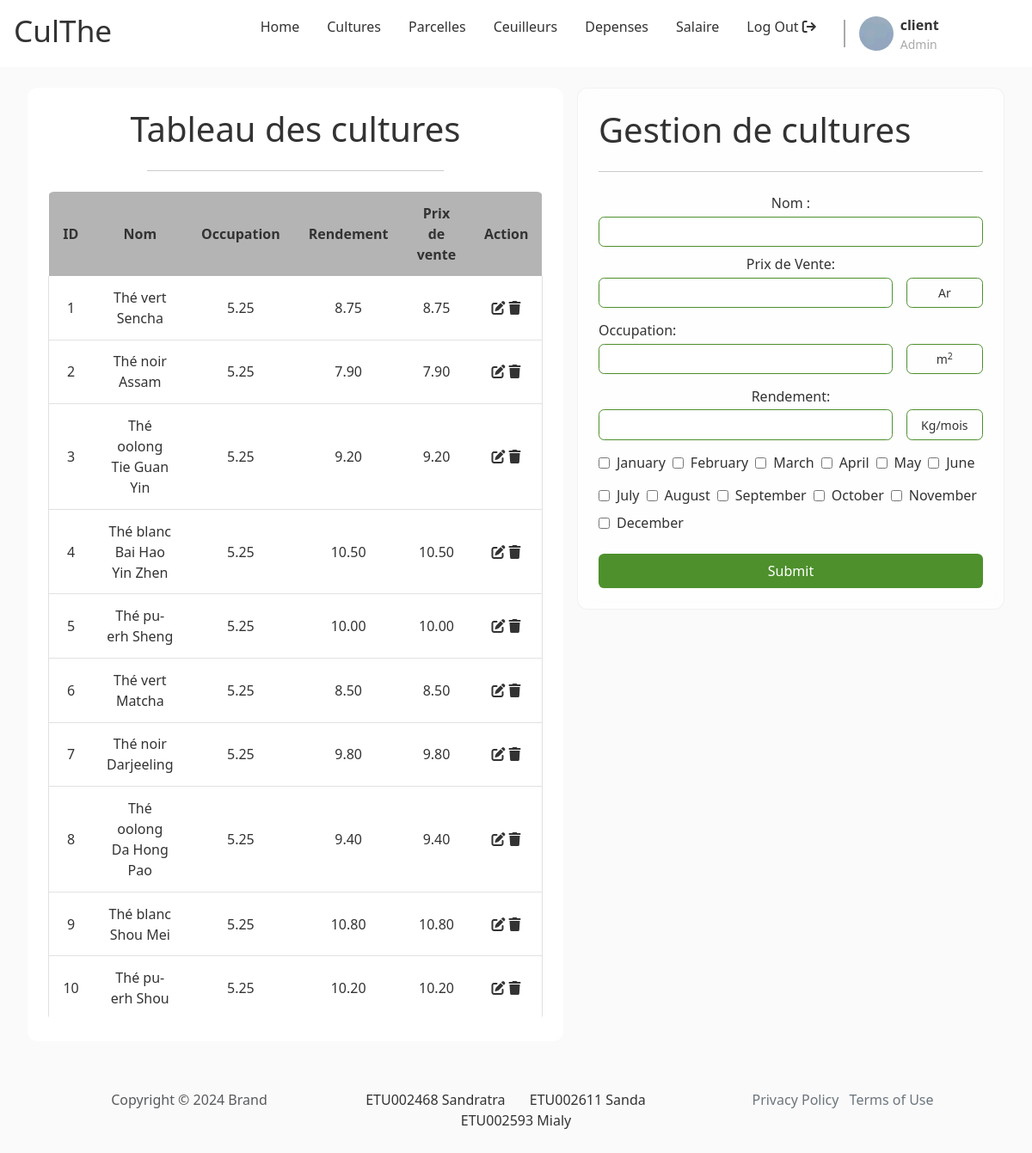
The app's page /pages/admin/main.php?page=the (signed in) with its own data.
### tables this page shows
CREATE TABLE culthe_variete_the(
    id INT PRIMARY KEY AUTO_INCREMENT,
    nom VARCHAR(50) NOT NULL,
    occupation DECIMAL(10,2) NOT NULL,
    rendement DECIMAL(10,2) NOT NULL,
    CHECK(occupation > 0 AND rendement > 0)
);

### inc/connexion.php (called while the page is built)
<?php
    function dbconnect(){
        static $connect = null;
        if ($connect===null) {
            $connect = mysqli_connect('localhost','Sanda','DashDashGo2K23!!','culthe');
        }
        return $connect;
    }

### inc/admin/function_variete_the.php (called while the page is built, shortened)
<?php
    function get_all_variete_the(){
        $request = "SELECT * FROM culthe_variete_the";
        $temp = mysqli_query(dbconnect(),$request);
        $result = [];
        while($donne = mysqli_fetch_array($temp)){
            $result[] = $donne;
        }
        return $result;
    }
?>

### pages/admin/the.php (the view, shortened to what this page needs)
<?php
    $list_variete_the = get_all_variete_the();
    $months = array("January", "February", "March", "April", "May", "June", "July", "August", "September", "October", "November", "December");
?>
<div class="body double-col">
        <section class="left">
            <h1 class="section__title">Tableau des cultures</h1>
            <hr class="section__sep">
            <div class="section__content">
                <table id="table">
                    <tr>
                        <th class="id number">ID</th>
                        <th class="name">Nom</th>
                        <th class="occupation">Occupation</th>
                        <th class="rendement">Rendement</th>
                        <th class="rendement">Prix de vente</th>
                        <th>Action</th>
                    </tr>
                    <?php for($i=0; $i<count($list_variete_the); $i++){ ?>
                    <tr>
                        <td class="id number"><?php echo($list_variete_the[$i]['id']); ?></td>
                        <td class="surface"><?php echo($list_variete_the[$i]['nom']); ?></td>
                        <td class="name"><?php echo($list_variete_the[$i]['occupation']); ?></td>
                        <td class="rendement"><?php echo($list_variete_the[$i]['rendement']); ?></td>
                        <td class="rendement"><?php echo($list_variete_the[$i]['rendement']); ?></td>
                        <td>
                            <a href="#" class="edit-btn"><i class="fa fa-edit"></i></a>
                            <a href="#" class="delete-btn"><i class="fa fa-trash"></i></a>
                        </td>
                    </tr>
                <?php } ?>
                </table>
            </div>
        </section>
        <section class="right">
            <form action="../../handler/admin/the_handler.php" method="post" id="login-form" class="form">
                <h1 class="form__title">Gestion de cultures</h1>
                <hr class="form__sep">
                <div class="form__content">
                    <div class="form__input horizontal">
                        <div class="form__input vertical">
                            <label for="nom" class="form__label">Nom : </label>
                            <div>
                                <input type="text" name="nom" id="nom" class="form__input-field" />
                            </div>
                        </div>
                        <div class="form__input vertical">
                                <label for="prix_vente" class="form__label">Prix de Vente:</label>
                                <div>
                                    <input type="number" name="prix_vente" id="prix_vente" class="form__input-field" />
                                    <span class="form__input-field unit">Ar</span>
                                </div>
                        </div>
                    </div>
                    <div class="form__input vertical">
                        <label for="occupation" class="form__label">Occupation:</label>
                        <div>
                            <input type="number" name="occupation" id="occupation" class="form__input-field" />
                            <span class="form__input-field unit">m<sup>2</sup></span>
                        </div>
                    </div>
                    <div class="form__input horizontal">
                        <div class="form__input vertical">
                            <label for="rendement" class="form__label">Rendement:</label>
                            <div>
                                <input type="number" name="rendement" id="rendement" class="form__input-field" />
                                <span class="form__input-field unit">Kg/mois</span>
                            </div>
                        </div>
                    </div>
                    <div class="form__input horizontal">
                        <?php for($i = 0; $i < 6; $i++){ ?>
                            <input type="checkbox" name="<?php echo strtolower($months[$i]); ?>" id="<?php echo strtolower($months[$i]); ?>" class="form__input-field" />
                            <label for="<?php echo strtolower($months[$i]); ?>" class="form__label"><?php echo $months[$i] ?></label>
                        <?php } ?>
                    </div>
                    <div class="form__input horizontal">
                        <?php for($i = 6; $i < 12; $i++){ ?>
                            <input type="checkbox" name="<?php echo strtolower($months[$i]); ?>" id="<?php echo strtolower($months[$i]); ?>" class="form__input-field" />
                            <label for="<?php echo strtolower($months[$i]); ?>" class="form__label"><?php echo $months[$i]; ?></label>
                        <?php } ?>
                    </div>
                </div>
                <button type="submit" class="form__submit btn" id="form__submit-btn">Submit</button>
            </form>
        </section>
    </div>

### assets/css/index.css (style rules this page uses)
:root { --primary: white; --secondary: lightgray; --accent: #4d902c; --text--main: #333333; --text--muted: darkgray; --text--100: .875rem; --text--300: 1rem; --text--500: 2.2rem; --border--soft: .4rem; --bg: rgb(250,250, 250); font-size: 1em; box-sizing: border-box; }
*, *::before, *::after { box-sizing: inherit; margin: 0; padding: 0; color: var(--text--main); text-decoration: none; }
html { color: var(--text--main); font-family: system-ui, -apple-system, BlinkMacSystemFont, 'Segoe UI', Roboto, Oxygen, Ubuntu, Cantarell, 'Open Sans', 'Helvetica Neue', sans-serif; }
body { min-height: 100vh; }
body>*+* { margin-top: 1.5rem; }
.btn { padding: .5rem 1rem; border: none; border-radius: var(--border--soft); background-color: var(--accent); }

### assets/css/form.css (style rules this page uses)
.form { padding: 1.5rem; border-radius: var(--border--soft); backdrop-filter: blur(10px) saturate(180%); -webkit-backdrop-filter: blur(10px) saturate(180%); background-color: rgba(255, 255, 255, 0.7); border-radius: 12px; border: 1px solid rgba(209, 213, 219, 0.3); }
.form>*+* { margin-top: 1.5rem; }
.form__title { margin: 0; }
.form__content>*+* { margin-top: .875rem; }
.form__input.vertical { display: flex; flex-direction: column; gap: .2rem; width: 100%; }
.form__input.horizontal { display: flex; align-items: center; gap: .5rem; flex-wrap: wrap; max-width: 100%; }
.form__input > div { display: flex; align-items: center; gap: 1rem; width: 100%; }
.form__input > div > * { flex-grow: 1; }
.form__input > div > .unit { flex-grow: 0; flex-basis: 20%; text-align: center; }
.form__input-field { padding: .4rem .8rem; border: 1px solid var(--accent); border-radius: var(--border--soft); font-size: var(--text--100); }
.form__submit { display: block; width: 100%; color: white; }

### assets/css/home.css (style rules this page uses)
body { background-color: var(--bg); }

### assets/css/layout.css (style rules this page uses)
.body { margin-left: 2rem; margin-right: 2rem; }
.double-col { display: flex; gap: 1rem; }
.double-col>*>*+* { margin-top: 1.5rem; }
.double-col .left { flex-basis: 65%; }
.double-col .right { flex-grow: 1; }
.left { padding: 1.5rem; border-radius: 12px; background-color: white; }
.left .section__title { text-align: center; }
.left .section__sep { width: 60%; margin-left: auto; margin-right: auto; }
.left table { overflow: hidden; border-spacing: 0; width: 100%; margin: auto auto; border-radius: var(--border--soft); border-bottom: 1px solid rgb(225, 225, 225); }
.left th, .left td { padding: .8rem 1rem; text-align: center; }
.left th { background-color: rgb(180, 180, 180); }
.left td:first-child { border-left: 1px solid rgb(225, 225, 225); }
.left td:last-child { border-right: 1px solid rgb(225, 225, 225); }
.left tr:last-child td, .left tr:not(:first-child) td { border-bottom: 1px solid rgb(225, 225, 225); }
.left .id { width: 15%; text-align: center; }
.left .occupation, .left .rendement { width: 30%; text-align: center; }
.left .name, .left .date { text-align: center; }

### records on screen
culthe_variete_the: id "1", nom "Thé vert Sencha", occupation "5.25", rendement "8.75"
culthe_variete_the: id "2", nom "Thé noir Assam", occupation "5.25", rendement "7.90"
culthe_variete_the: id "3", nom "Thé oolong Tie Guan Yin", occupation "5.25", rendement "9.20"
culthe_variete_the: id "4", nom "Thé blanc Bai Hao Yin Zhen", occupation "5.25", rendement "10.50"
culthe_variete_the: id "5", nom "Thé pu-erh Sheng", occupation "5.25", rendement "10.00"
culthe_variete_the: id "6", nom "Thé vert Matcha", occupation "5.25", rendement "8.50"
culthe_variete_the: id "7", nom "Thé noir Darjeeling", occupation "5.25", rendement "9.80"
culthe_variete_the: id "8", nom "Thé oolong Da Hong Pao", occupation "5.25", rendement "9.40"
culthe_variete_the: id "9", nom "Thé blanc Shou Mei", occupation "5.25", rendement "10.80"
culthe_variete_the: id "10", nom "Thé pu-erh Shou", occupation "5.25", rendement "10.20"

### other values on screen
$_SESSION['user']['username'] "client"
$months[$i] "January"
$months[$i] "February"
$months[$i] "March"
$months[$i] "April"
$months[$i] "May"
$months[$i] "June"
$months[$i] "July"
$months[$i] "August"
$months[$i] "September"
$months[$i] "October"
$months[$i] "November"
$months[$i] "December"
